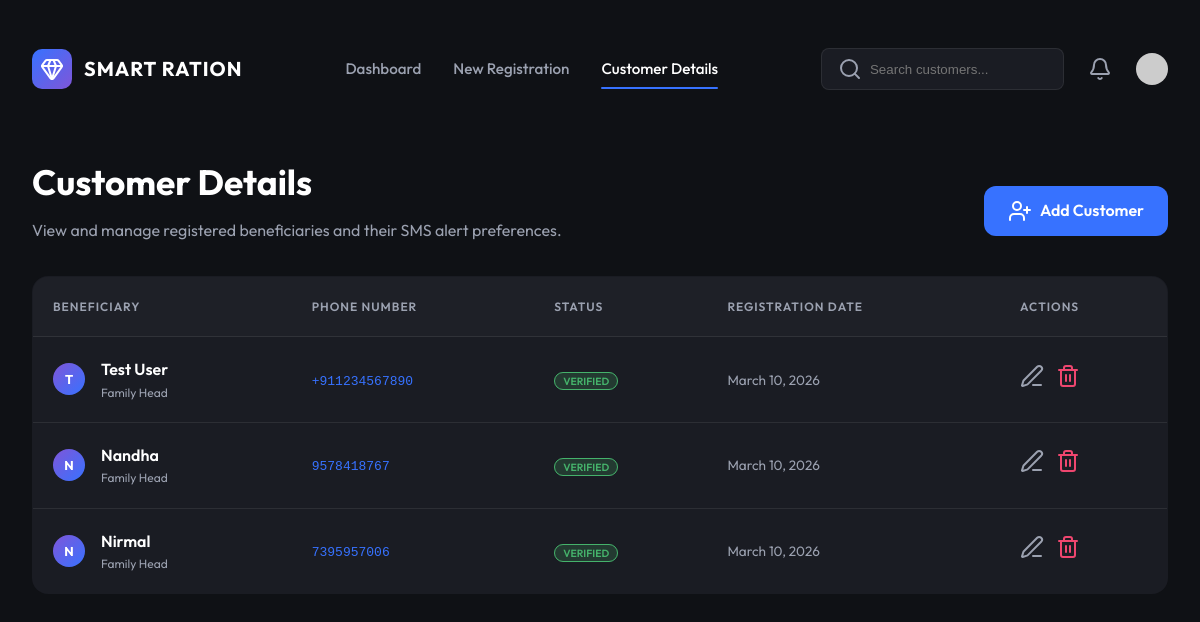
The page /customers on the database as committed earlier.
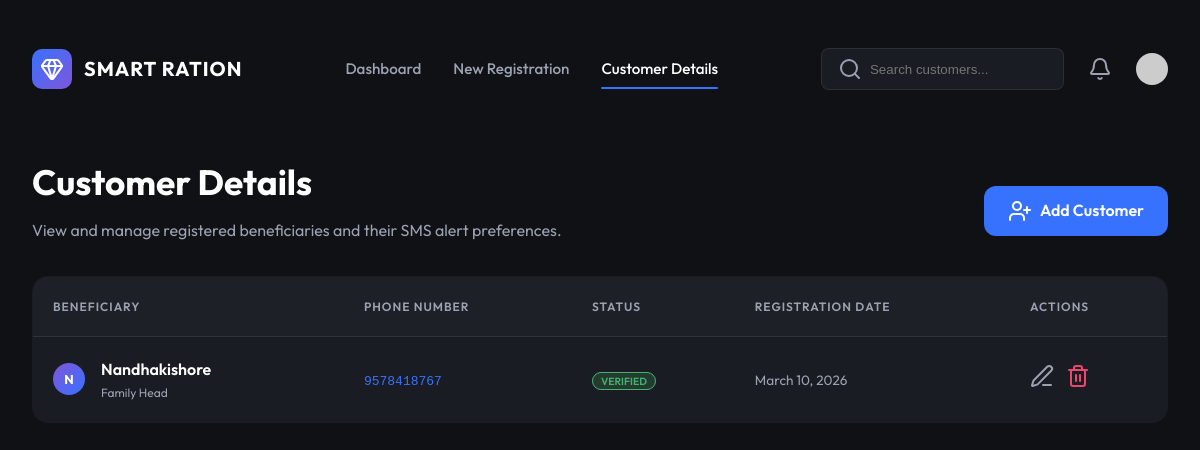
The same page on the database as committed later.
### tables this page shows
CREATE TABLE users (
            id INTEGER PRIMARY KEY AUTOINCREMENT,
            phone_number TEXT UNIQUE NOT NULL,
            name TEXT
        );

### app.py (the view)
@app.route('/customers')
def customers():
    conn = sqlite3.connect('database.db')
    cursor = conn.cursor()
    cursor.execute("SELECT * FROM users")
    users = cursor.fetchall()
    conn.close()
    return render_template('customers.html', users=users)

### templates/customers.html (shortened to what this page needs)
<!DOCTYPE html>
<html lang="en">
<head>
    <link rel="stylesheet" href="{{ url_for('static', filename='css/styles.css') }}">
</head>
<body>
    <div class="app-container">
        <header>
            <div class="brand">
                <div class="brand-icon">
                    <i data-lucide="gem" color="white" size="24"></i>
                </div>
                <span>SMART RATION</span>
            </div>
            <nav>
                <a href="/">Dashboard</a>
                <a href="/register">New Registration</a>
                <a href="/customers" class="active">Customer Details</a>
            </nav>
            <div class="header-actions">
                <div class="search-box">
                    <i data-lucide="search" size="18" color="#9ba1b0"></i>
                    <input type="text" id="customerSearch" placeholder="Search customers...">
                </div>
                <i data-lucide="bell" size="20" color="#9ba1b0"></i>
                <div style="width: 32px; height: 32px; border-radius: 50%; background: #ccc;"></div>
            </div>
        </header>
        <main>
            <div style="display: flex; justify-content: space-between; align-items: center; margin-bottom: 2rem;">
                <div>
                    <h1 style="font-size: 2.2rem; margin-bottom: 0.5rem;">Customer Details</h1>
                    <p style="color: var(--text-muted);">View and manage registered beneficiaries and their SMS alert
                        preferences.</p>
                </div>
                <a href="/register" class="btn-panel" style="background: var(--accent); color: white; border: none;">
                    <i data-lucide="user-plus" size="18"></i> Add Customer
                </a>
            </div>
            <table class="customer-table card">
                <thead>
                    <tr>
                        <th>Beneficiary</th>
                        <th>Phone Number</th>
                        <th>Status</th>
                        <th>Registration Date</th>
                        <th>Actions</th>
                    </tr>
                </thead>
                <tbody>
                    {% for user in users %}
                    <tr class="customer-row" id="row-{{ user[0] }}">
                        <td>
                            <div style="display: flex; align-items: center; gap: 1rem;">
                                <div class="avatar-small">{{ user[2][0]|upper if user[2] else 'U' }}</div>
                                <div>
                                    <div style="font-weight: 600;" class="customer-name" id="name-{{ user[0] }}">{{
                                        user[2] or 'Unnamed User' }}</div>
                                    <div style="font-size: 0.75rem; color: var(--text-muted);">Family Head</div>
                                </div>
                            </div>
                        </td>
                        <td>
                            <code style="color: var(--accent);" class="customer-phone"
                                id="phone-{{ user[0] }}">{{ user[1] }}</code>
                        </td>
                        <td>
                            <span class="badge badge-active"
                                style="padding: 0.1rem 0.5rem; font-size: 0.65rem;">Verified</span>
                        </td>
                        <td><span style="color: var(--text-muted); font-size: 0.85rem;">March 10, 2026</span></td>
                        <td>
                            <div style="display: flex; gap: 0.75rem;">
                                <i data-lucide="edit-3" size="18" color="#9ba1b0" style="cursor: pointer;"
                                    onclick="openEditModal('{{ user[0] }}')"></i>
                                <form action="/delete_customer/{{ user[0] }}" method="POST" style="display: inline;"
                                    onsubmit="return confirm('Are you sure you want to delete this beneficiary?')">
                                    <button type="submit"
                                        style="background: transparent; border: none; cursor: pointer; padding: 0;">
                                        <i data-lucide="trash-2" size="18" color="#ef466f"></i>
                                    </button>
                                </form>
                            </div>
                        </td>
                    </tr>
                    {% endfor %}
                </tbody>
            </table>
        </main>
    </div>
</body>
</html>

### static/css/styles.css (style rules this page uses)
:root { --bg: #0f1115; --surface: #1a1c23; --surface-hover: #23262f; --accent: #3772ff; --accent-glow: rgba(55, 114, 255, 0.3); --text: #ffffff; --text-muted: #9ba1b0; --border: rgba(255, 255, 255, 0.08); --success: #45b26b; --warning: #ef9707; --danger: #ef466f; --glass: rgba(255, 255, 255, 0.03); --font-main: 'Outfit', sans-serif; }
* { margin: 0; padding: 0; box-sizing: border-box; -webkit-font-smoothing: antialiased; }
body { background-color: var(--bg); color: var(--text); font-family: var(--font-main); line-height: 1.6; overflow-x: hidden; }
.app-container { max-width: 1400px; margin: 0 auto; padding: 2rem; }
header { display: flex; justify-content: space-between; align-items: center; padding: 1rem 0; margin-bottom: 3rem; }
.brand { display: flex; align-items: center; gap: 0.75rem; font-size: 1.25rem; font-weight: 700; letter-spacing: 1px; }
.brand-icon { width: 40px; height: 40px; background: linear-gradient(135deg, var(--accent), #7f56d9); border-radius: 10px; display: flex; align-items: center; justify-content: center; }
nav { display: flex; gap: 2rem; }
nav a { color: var(--text-muted); text-decoration: none; font-weight: 500; font-size: 0.95rem; transition: color 0.3s; position: relative; }
nav a.active, nav a:hover { color: var(--text); }
nav a.active::after { content: ''; position: absolute; bottom: -8px; left: 0; width: 100%; height: 2px; background: var(--accent); border-radius: 2px; }
.header-actions { display: flex; align-items: center; gap: 1.5rem; }
.search-box { background: var(--surface); border: 1px solid var(--border); border-radius: 8px; padding: 0.5rem 1rem; display: flex; align-items: center; gap: 0.5rem; }
.search-box input { background: transparent; border: none; outline: none; color: var(--text); }
.card { background: var(--surface); border: 1px solid var(--border); border-radius: 24px; padding: 2rem; position: relative; overflow: hidden; }
.badge { padding: 0.25rem 0.75rem; border-radius: 20px; font-size: 0.75rem; font-weight: 600; text-transform: uppercase; width: fit-content; margin-bottom: 1rem; }
.badge-active { background: rgba(69, 178, 107, 0.2); color: var(--success); border: 1px solid var(--success); }
.btn-panel { margin-top: 1.5rem; padding: 0.75rem 1.5rem; background: white; color: black; border-radius: 12px; font-weight: 600; text-decoration: none; width: fit-content; display: flex; align-items: center; gap: 0.5rem; transition: transform 0.2s; }
.card { animation: fadeIn 0.5s ease-out forwards; }

### templates/customers.html (style rules this page uses)
.customer-table { width: 100%; border-collapse: collapse; margin-top: 2rem; background: var(--surface); border-radius: 16px; overflow: hidden; border: 1px solid var(--border); }
.customer-table th, .customer-table td { padding: 1.25rem; text-align: left; border-bottom: 1px solid var(--border); }
.customer-table th { background: rgba(255, 255, 255, 0.02); color: var(--text-muted); font-weight: 600; text-transform: uppercase; font-size: 0.75rem; letter-spacing: 1px; }
.avatar-small { width: 32px; height: 32px; border-radius: 50%; background: linear-gradient(135deg, #7f56d9, var(--accent)); display: flex; align-items: center; justify-content: center; font-size: 0.8rem; font-weight: 700; }

Rows that differ between the two databases and show on the page:
removed users: name "T", name "Test User", phone_number "+911234567890"
removed users: name "N", name "Nandha", phone_number "9578418767"
removed users: name "N", name "Nirmal", phone_number "7395957006"
added users: name "N", name "Nandhakishore", phone_number "9578418767"
